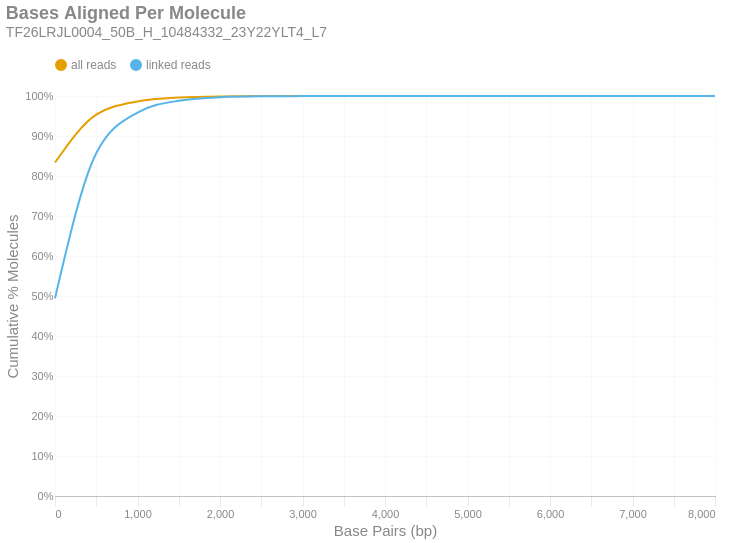

Notebook cell for this chart:
### Markdown cell above
### Bases Aligned Per Molecule
This is a cumulative frequency distribution showing the number of base pairs aligned per unique molecule. These data are shown in 500 bp bins. There are two distributions: one with `all reads` (yellow) and another with only `linked reads` (blue). The percent of molecules in the `linked reads` distribution is relative to the total number of linked molecules.

### Code cell
if SKIPLR:
    print_html(f"Skipped")
else:
    binned_df = consolidated_hist(valids['aligned_bp'], mask, 500, True)
    with SafeRender(binned_df):
        (
            density_plot(binned_df, 'Bases Aligned Per Molecule', samplename, 'basesper')
            .encode(
                x=alt.X('bin:Q', title="Base Pairs (bp)").axis(tickMinStep=500).scale(padding=0),
                y=alt.Y('value:Q', title='Cumulative % Molecules')
                    .axis(format='%')
                    .scale(domain = [0,1])
                    .stack(False),
                color=alt.Color("key:N").scale(domain = ["all reads", "linked reads"]),
                tooltip = [
                    alt.Tooltip("key:N", title = "Data Type"),
                    alt.Tooltip("range_label:N", title="Bases Aligned Per Molecule"),
                    alt.Tooltip("value:Q", format = ".2%", title="% Molecules (Cum.)")
                ]
            )
        ).display()

### Figure 1 — Vega-Lite specification as saved in the notebook (floating-point values rounded to 4 significant figures)
{"width": "container", "height": 400, "config": {"title": {"anchor": "start", "dy": -15, "fontSize": 18, "color": "#888888", "subtitleColor": "#888888", "subtitleFontSize": 14}, "arc": {"fill": "#0072B2"}, "axis": {"domainColor": "#888888", "domainWidth": 0.5, "gridWidth": 0.2, "grid": false, "titleFontWeight": 400, "titleFontSize": 15, "labelFontSize": 11, "labelColor": "#888888", "tickColor": "#888888", "tickWidth": 0.2, "titleColor": "#888888"}, "axisBand": {"grid": false}, "axisX": {"grid": true, "tickSize": 10, "domainCap": "round"}, "axisY": {"domain": false, "grid": true, "tickSize": 0, "domainCap": "round"}, "background": "transparent", "header": {"labelFontSize": 15, "labelColor": "#888888", "titleFontSize": 15, "titleFontWeight": 600, "titleColor": "#888888"}, "legend": {"labelFont": "sans-serif", "labelFontSize": 12, "labelColor": "#888888", "symbolSize": 100, "symbolType": "circle", "titleFontSize": 12, "titlePadding": 10, "titleColor": "#888888", "title": null, "orient": "top"}, "range": {"category": ["#E69F00", "#56B4E9", "#009E73", "#F0E442", "#0072B2", "#D55E00", "#CC79A7", "#000000"], "diverging": ["#cfe8f3", "#a2d4ec", "#73bfe2", "#46abdb", "#1696d2", "#12719e"]}, "area": {"fill": "#0072B2", "fillOpacity": 0.7, "line": true, "strokeOpacity": 0.7}, "line": {"color": "#0072B2", "stroke": "#0072B2", "strokeWidth": 2}, "trail": {"color": "#0072B2", "stroke": "#0072B2", "strokeWidth": 0, "size": 1}, "point": {"filled": true, "fillOpacity": 1.0, "size": 95}, "text": {"color": "#888888", "fontSize": 11, "align": "right", "fontWeight": 400, "size": 11}, "bar": {"fill": "#0072B2", "stroke": null}, "view": {"stroke": null, "continuousWidth": 660, "continuousHeight": 400}}, "data": {"name": "data-25b2ce9eb08023c6df6073f4d8d1ee48"}, "mark": {"type": "line", "interpolate": "monotone", "point": {"opacity": 0, "size": 275}}, "encoding": {"color": {"field": "key", "scale": {"domain": ["all reads", "linked reads"]}, "type": "nominal"}, "tooltip": [{"field": "key", "title": "Data Type", "type": "nominal"}, {"field": "range_label", "title": "Bases Aligned Per Molecule", "type": "nominal"}, {"field": "value", "format": ".2%", "title": "% Molecules (Cum.)", "type": "quantitative"}], "x": {"axis": {"tickMinStep": 500}, "field": "bin", "scale": {"padding": 0}, "title": "Base Pairs (bp)", "type": "quantitative"}, "y": {"axis": {"format": "%"}, "field": "value", "scale": {"domain": [0, 1]}, "stack": false, "title": "Cumulative % Molecules", "type": "quantitative"}}, "params": [{"name": "param_c36ac31b6afebe62", "select": {"type": "point", "fields": ["key"]}, "bind": "legend"}], "title": {"text": "Bases Aligned Per Molecule", "subtitle": "TF26LRJL0004_50B_H_10484332_23Y22YLT4_L7"}, "transform": [{"fold": ["all reads (cumsum)", "linked reads (cumsum)"]}, {"calculate": "replace(datum.key, ' (cumsum)', '')", "as": "key"}, {"filter": {"param": "param_c36ac31b6afebe62"}}], "usermeta": {"embedOptions": {"downloadFileName": "TF26LRJL0004_50B_H_10484332_23Y22YLT4_L7.basesper"}}, "$schema": "https://vega.github.io/schema/vega-lite/v6.4.1.json", "datasets": {"data-25b2ce9eb08023c6df6073f4d8d1ee48": [{"bin": "0.0", "interval": "0.0-500.0", "all reads": 0.8336, "linked reads": 0.494, "all reads (cumsum)": 0.8336, "linked reads (cumsum)": 0.494, "range_label": "0-499"}, {"bin": "500.0", "interval": "500.0-1000.0", "all reads": 0.1198, "linked reads": 0.3628, "all reads (cumsum)": 0.9534, "linked reads (cumsum)": 0.8569, "range_label": "500-999"}, {"bin": "1000.0", "interval": "1000.0-1500.0", "all reads": 0.03306, "linked reads": 0.1016, "all reads (cumsum)": 0.9865, "linked reads (cumsum)": 0.9584, "range_label": "1000-1499"}, {"bin": "1500.0", "interval": "1500.0-2000.0", "all reads": 0.009696, "linked reads": 0.02983, "all reads (cumsum)": 0.9962, "linked reads (cumsum)": 0.9883, "range_label": "1500-1999"}, {"bin": "2000.0", "interval": "2000.0-2500.0", "all reads": 0.002843, "linked reads": 0.008745, "all reads (cumsum)": 0.999, "linked reads (cumsum)": 0.997, "range_label": "2000-2499"}, {"bin": "2500.0", "interval": "2500.0-3000.0", "all reads": 0.0006969, "linked reads": 0.002144, "all reads (cumsum)": 0.9997, "linked reads (cumsum)": 0.9991, "range_label": "2500-2999"}, {"bin": "3000.0", "interval": "3000.0-3500.0", "all reads": 0.0001837, "linked reads": 0.0005653, "all reads (cumsum)": 0.9999, "linked reads (cumsum)": 0.9997, "range_label": "3000-3499"}, {"bin": "3500.0", "interval": "3500.0-4000.0", "all reads": 6.625e-05, "linked reads": 0.0002038, "all reads (cumsum)": 1.0, "linked reads (cumsum)": 0.9999, "range_label": "3500-3999"}, {"bin": "4000.0", "interval": "4000.0-4500.0", "all reads": 1.78e-05, "linked reads": 5.478e-05, "all reads (cumsum)": 1.0, "linked reads (cumsum)": 1.0, "range_label": "4000-4499"}, {"bin": "4500.0", "interval": "4500.0-5000.0", "all reads": 5.208e-06, "linked reads": 1.602e-05, "all reads (cumsum)": 1.0, "linked reads (cumsum)": 1.0, "range_label": "4500-4999"}, {"bin": "5000.0", "interval": "5000.0-5500.0", "all reads": 2.422e-06, "linked reads": 7.453e-06, "all reads (cumsum)": 1.0, "linked reads (cumsum)": 1.0, "range_label": "5000-5499"}, {"bin": "5500.0", "interval": "5500.0-6000.0", "all reads": 4.845e-07, "linked reads": 1.491e-06, "all reads (cumsum)": 1.0, "linked reads (cumsum)": 1.0, "range_label": "5500-5999"}, {"bin": "6000.0", "interval": "6000.0-6500.0", "all reads": 1.211e-07, "linked reads": 3.726e-07, "all reads (cumsum)": 1.0, "linked reads (cumsum)": 1.0, "range_label": "6000-6499"}, {"bin": "6500.0", "interval": "6500.0-7000.0", "all reads": 2.422e-07, "linked reads": 7.453e-07, "all reads (cumsum)": 1.0, "linked reads (cumsum)": 1.0, "range_label": "6500-6999"}, {"bin": "7000.0", "interval": "7000.0-7500.0", "all reads": 0.0, "linked reads": 0.0, "all reads (cumsum)": 1.0, "linked reads (cumsum)": 1.0, "range_label": "7000-7499"}, {"bin": "7500.0", "interval": "7500.0-8000.0", "all reads": 0.0, "linked reads": 0.0, "all reads (cumsum)": 1.0, "linked reads (cumsum)": 1.0, "range_label": "7500-7999"}, {"bin": "8000.0", "interval": "8000.0-8500.0", "all reads": 1.211e-07, "linked reads": 3.726e-07, "all reads (cumsum)": 1.0, "linked reads (cumsum)": 1.0, "range_label": "8000-8499"}]}}
